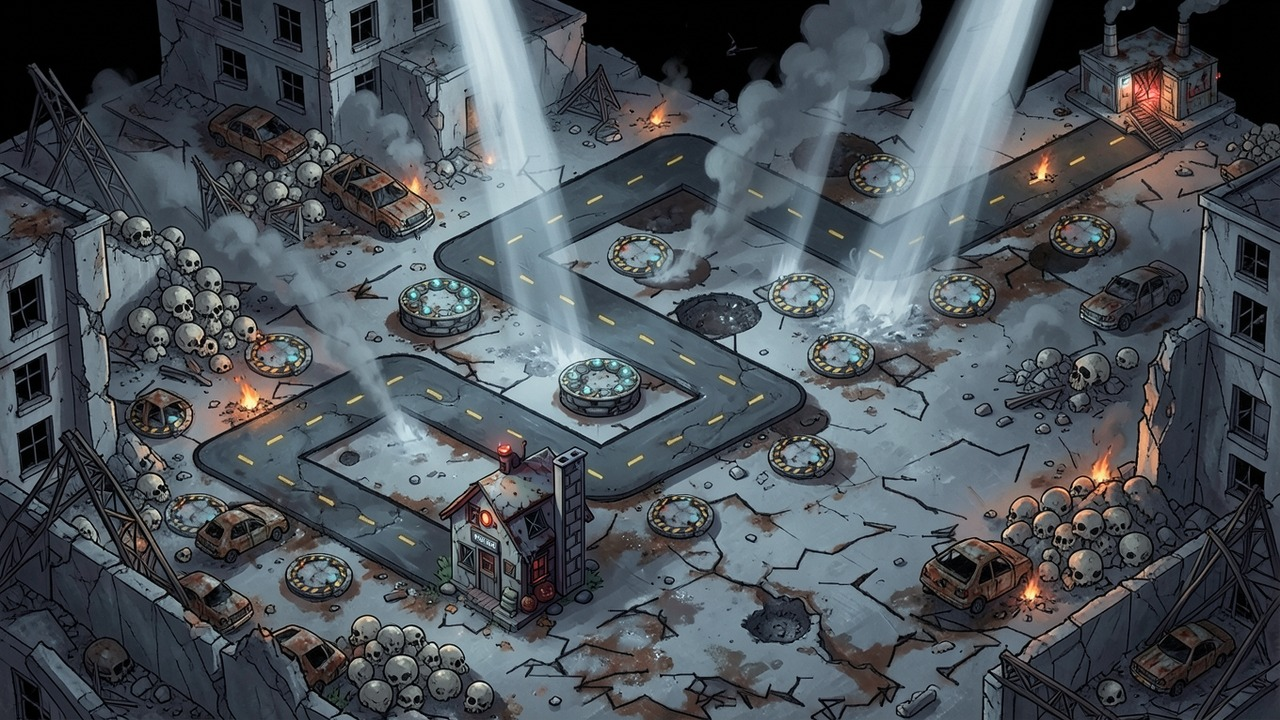
#> input picture art/era2/map_fix/map_ground_original.jpg, 1280 x 720 px
$ python patch_era2_map.py
#> lines starting #> are read from the running program, lines starting #| are printed output that depends on the picture; after the words box and inside, x2 and y2 are one past the last pixel; in counts of white or black regions, pixels touching at a corner belong together
"""Touches up the painted era 2 map: paints out the cabin left over from the guide (the police station stands at the
road's end instead) and the painted build pads of plots that were moved, by cloning nearby clean ground over them.

usage: python tools/patch_era2_map.py   (reads art/era2/map_fix/map_ground_original.jpg, writes public/sprites/era2/map_ground.jpg)
"""
from pathlib import Path

from PIL import Image, ImageDraw, ImageFilter

ROOT = Path(__file__).resolve().parent.parent
SRC = ROOT / "art/era2/map_fix/map_ground_original.jpg"
OUT = ROOT / "public/sprites/era2/map_ground.jpg"


def screen(gx, gy):
    return 640 + (gx - gy) * 40, 95 + (gx + gy) * 20


def main():
    src = Image.open(SRC).convert("RGB")
#> src is the input picture: PIL image 1280x720 RGB; mean R, G, B 76.1, 82.9, 89.2
    out = src.copy()

    def clone(mask_draw, dx, dy, feather=6):
        """Copies the ground (dx, dy) pixels away over the masked area."""
#> called with dx = 260, dy = 40, feather = 6
        m = Image.new("L", src.size, 0)
#> m: PIL image 1280x720 L; every value is 0
        mask_draw(ImageDraw.Draw(m))
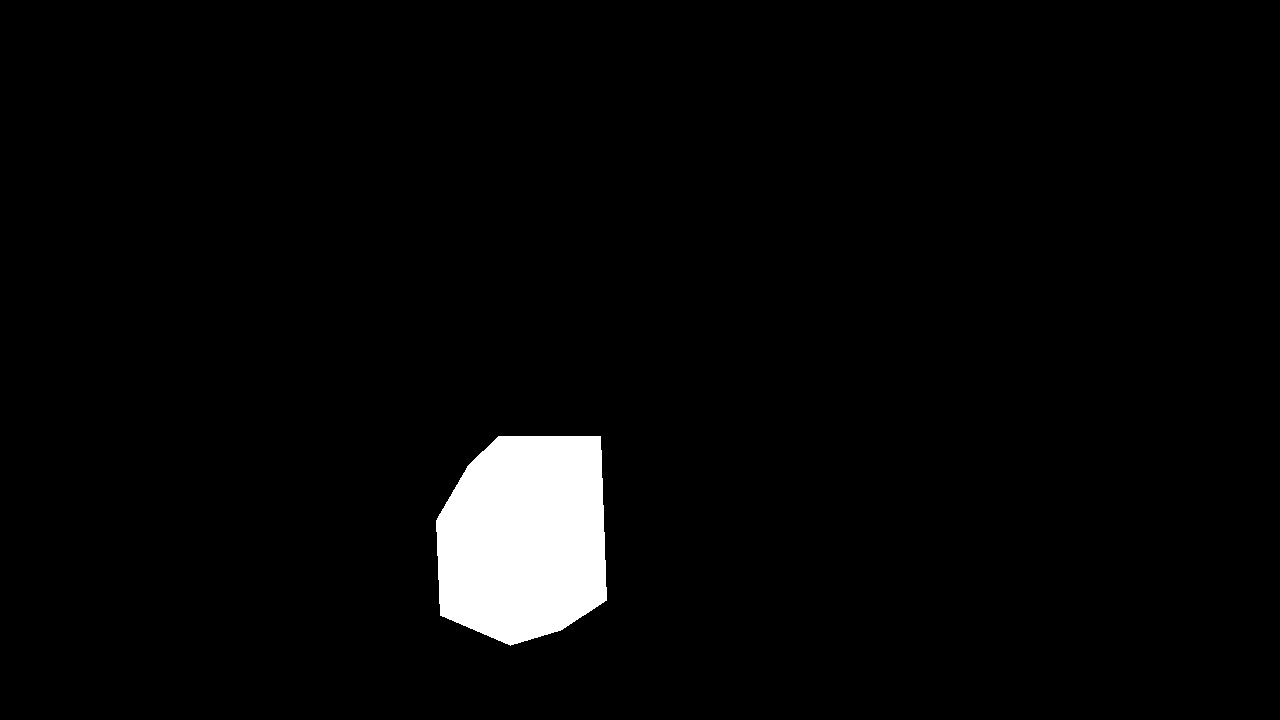
#> m: PIL image 1280x720 L; 3.2% white; 1 white region, box (x1, y1, x2, y2) and area: (436, 436, 607, 646) 29940
        m = m.filter(ImageFilter.GaussianBlur(feather))
        shifted = Image.new("RGB", src.size)
#> shifted: PIL image 1280x720 RGB; every value is 0
        shifted.paste(src, (-dx, -dy))
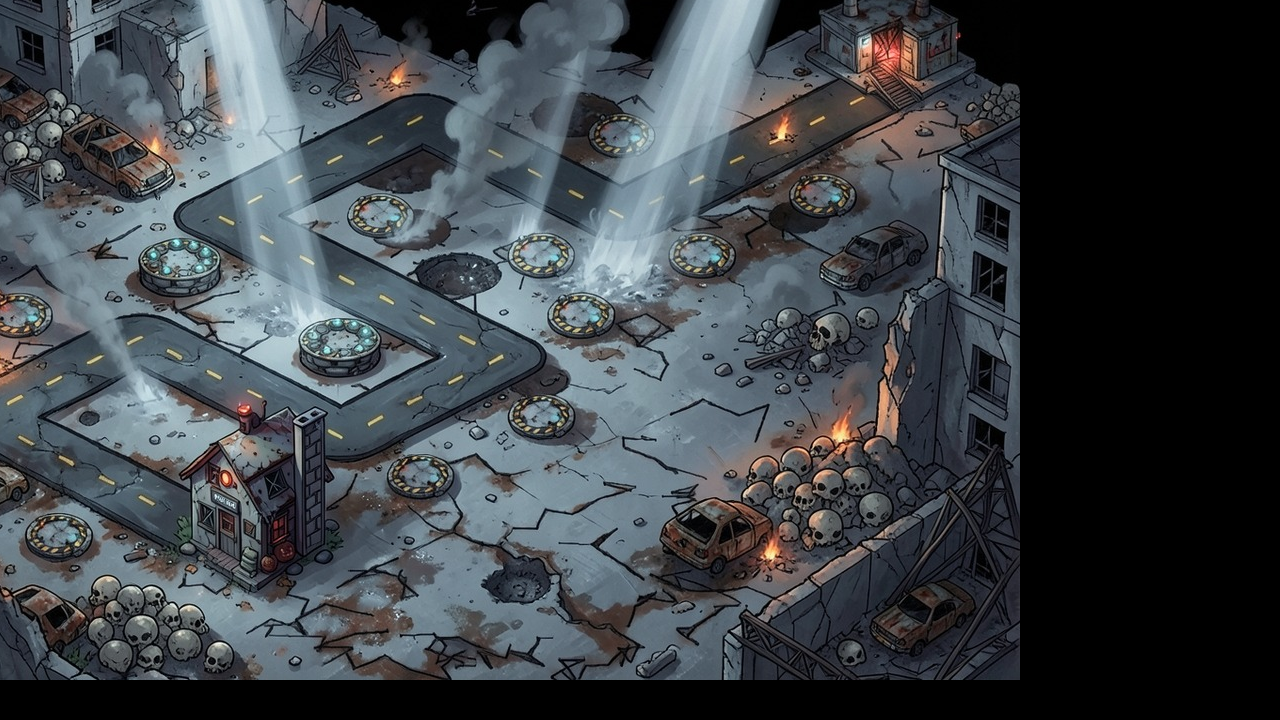
#> shifted: PIL image 1280x720 RGB; mean R, G, B 62.5, 68.1, 72.9
        out.paste(shifted, (0, 0), m)

    # the cabin at the end of the road
    clone(lambda d: d.polygon([(436, 520), (468, 465), (498, 436), (600, 436), (606, 600), (560, 630), (510, 645), (440, 615)],
                              fill=255), 260, 40)
    # painted pads of moved plots: (old plot, ground to copy from = the plot's new spot, which its pad covers anyway)
    for old, new in [((5, -1), (6, -2)), ((9, -2), (8, -3))]:
        ox, oy = screen(*old)
        nx, ny = screen(*new)
        clone(lambda d: d.ellipse([ox - 46, oy - 26, ox + 46, oy + 26], fill=255), nx - ox, ny - oy, 4)
#> this loop made 2 passes
#> pass 1, in clone (call 2), `m = m.filter(ImageFilter.GaussianBlur(feather))`:
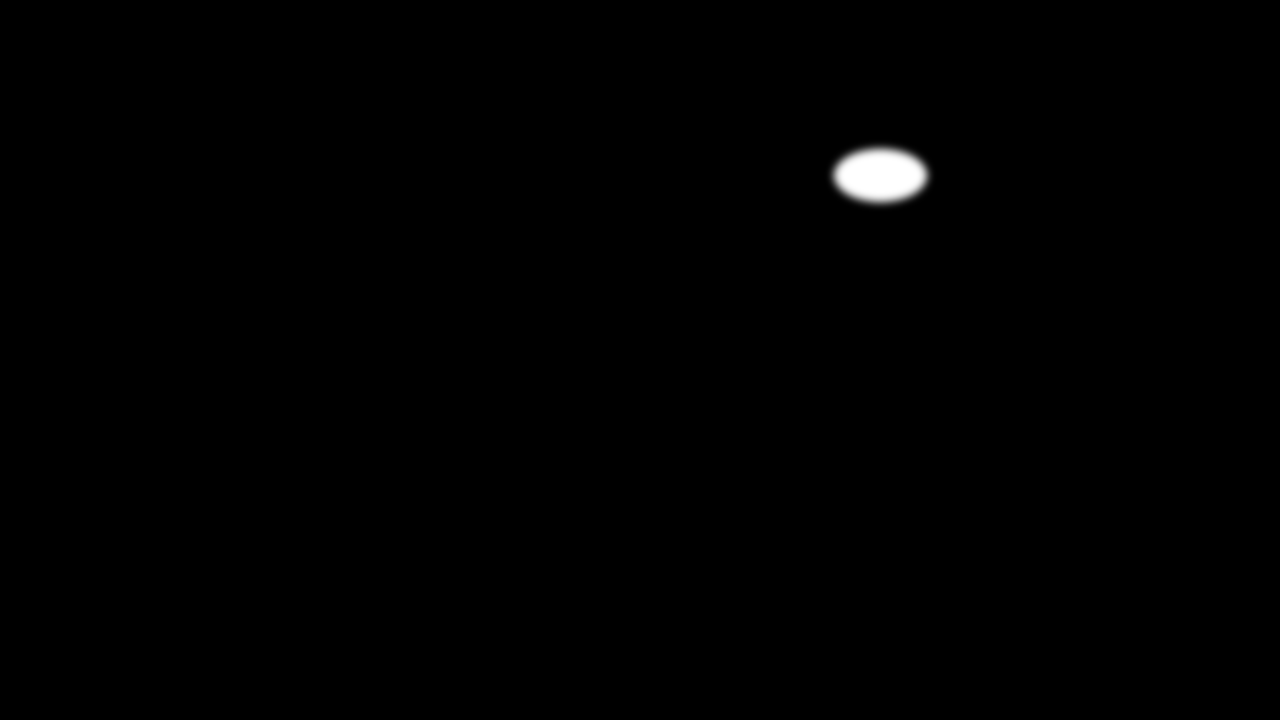
#> m: PIL image 1280x720 L; min 0, max 255, mean 1.1
    out.save(OUT, quality=90)
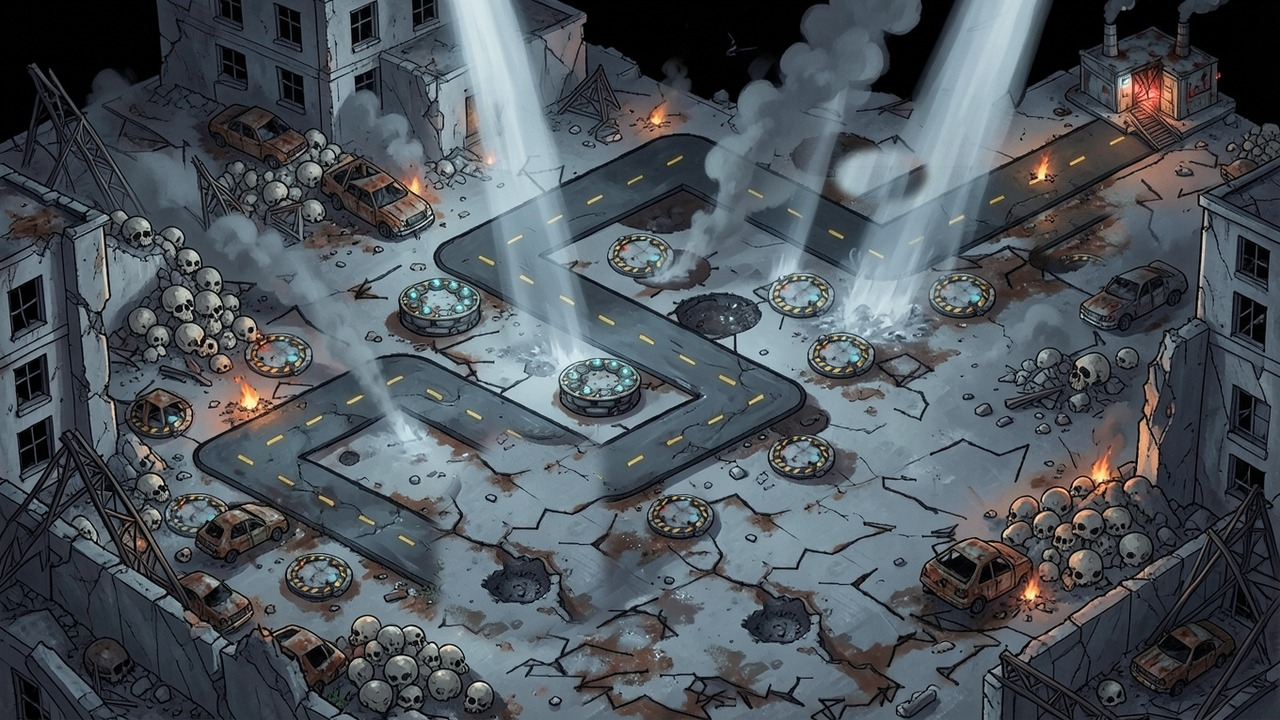
#> saved as map_ground.jpg: PIL image 1280x720 RGB; mean R, G, B 77.3, 84.5, 90.9


if __name__ == "__main__":
    main()
